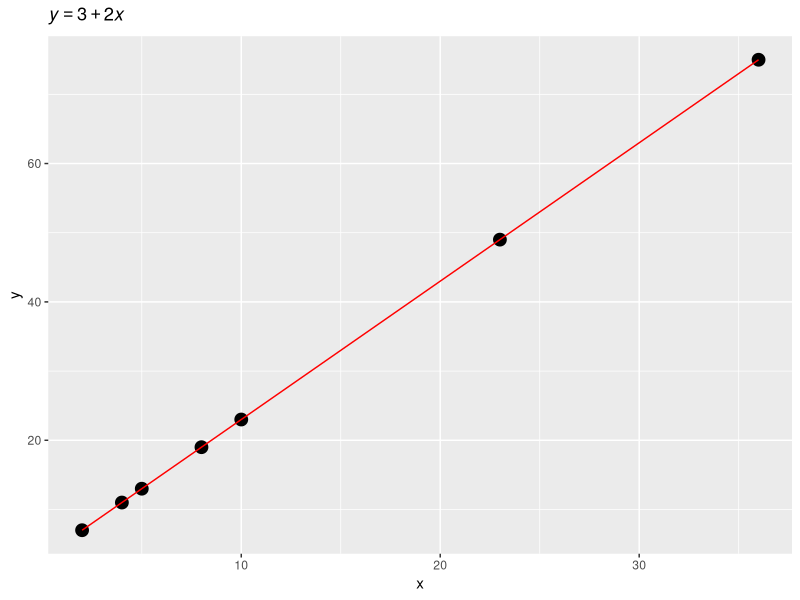
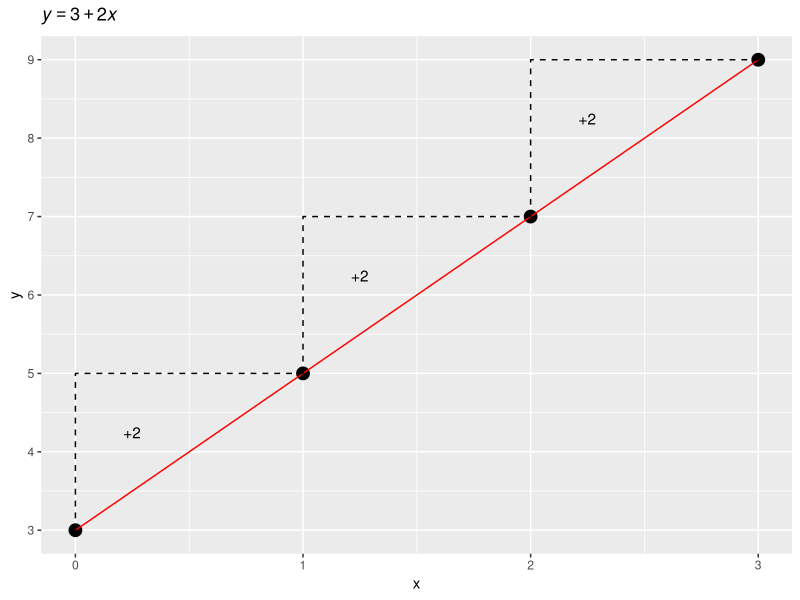
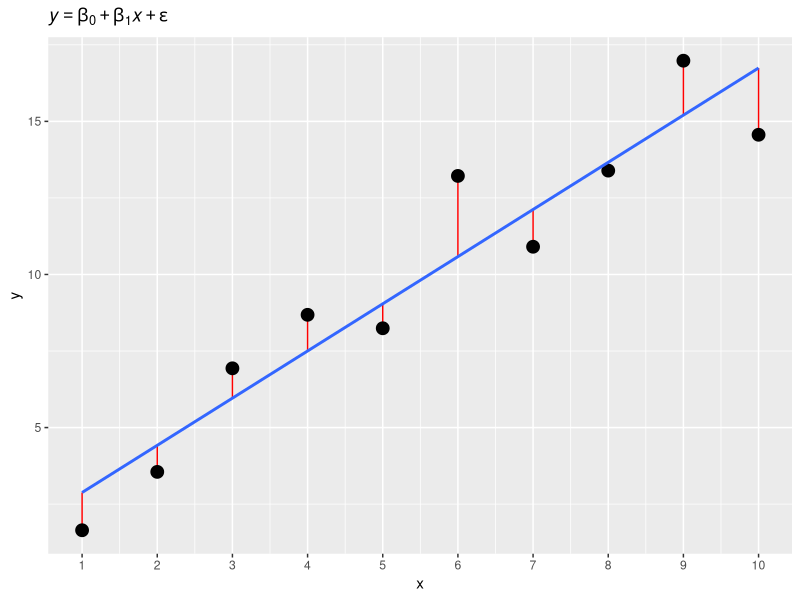

The R script that drew these images, in order:
## ---- chunk 1
#| label: homerwork

library(tidyverse)

line <- tibble(
  x = c(2, 4, 5, 8, 10, 23, 36),
  y = 3 + 2 * x
)

ggplot(line, aes(x, y)) +
  geom_point(size = 4) +
  geom_line(colour = "red") +
  labs(title = bquote(italic(y) == 3 + 2 * italic(x)))
## ---- chunk 2
#| label: unit-increase
#| echo: false

line <- tibble(
  x = 0:3,
  y = 3 + 2 * x
)

ggplot(line, aes(x, y)) +
  geom_point(size = 4) +
  geom_line(colour = "red") +
  annotate("path", x = c(0, 0, 1), y = c(3, 5, 5), linetype = "dashed") +
  annotate("path", x = c(1, 1, 2), y = c(5, 7, 7), linetype = "dashed") +
  annotate("path", x = c(2, 2, 3), y = c(7, 9, 9), linetype = "dashed") +
  annotate("text", x = 0.25, y = 4.25, label = "+2") +
  annotate("text", x = 1.25, y = 6.25, label = "+2") +
  annotate("text", x = 2.25, y = 8.25, label = "+2") +
  scale_y_continuous(breaks = 0:15) +
  labs(title = bquote(italic(y) == 3 + 2 * italic(x)))
## ---- chunk 3
#| label: error
#| echo: false

set.seed(4321)
x <- 1:10
y <- (1 + 1.5 * x) + rnorm(10, 0, 2)

line <- tibble(
  x = x,
  y = y
)

m <- lm(y ~ x)
yhat <- m$fitted.values
diff <- y - yhat  
ggplot(line, aes(x, y)) +
  geom_segment(aes(x = x, xend = x, y = y, yend = yhat), colour = "red") +
  geom_point(size = 4) +
  geom_smooth(method = "lm", formula = y ~ x, se = FALSE) +
  scale_x_continuous(breaks = 1:10) +
  labs(title = bquote(italic(y) == beta[0] + beta[1] * italic(x) + epsilon))
